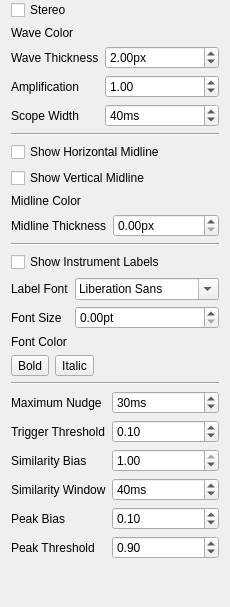
         <widget class="QWidget" name="scrollAreaWidgetContents_3">
          <property name="geometry">
           <rect>
            <x>0</x>
            <y>0</y>
            <width>230</width>
            <height>607</height>
           </rect>
          </property>
          <layout class="QVBoxLayout" name="verticalLayout_6">
           <property name="topMargin">
            <number>0</number>
           </property>
           <property name="bottomMargin">
            <number>6</number>
           </property>
           <item>
            <widget class="QWidget" name="widget" native="true">
             <layout class="QFormLayout" name="formLayout">
              <property name="leftMargin">
               <number>0</number>
              </property>
              <property name="topMargin">
               <number>0</number>
              </property>
              <property name="rightMargin">
               <number>0</number>
              </property>
              <property name="bottomMargin">
               <number>0</number>
              </property>
              <item row="0" column="0" colspan="2">
               <widget class="QCheckBox" name="chbStereo">
                <property name="text">
                 <string>Stereo</string>
                </property>
               </widget>
              </item>
              <item row="1" column="0">
               <widget class="QLabel" name="label_5">
                <property name="text">
                 <string>Wave Color</string>
                </property>
               </widget>
              </item>
              <item row="1" column="1">
               <widget class="controls::ColorPicker" name="cpWaveColor" native="true">
                <property name="focusPolicy">
                 <enum>Qt::FocusPolicy::TabFocus</enum>
                </property>
               </widget>
              </item>
              <item row="2" column="0">
               <widget class="QLabel" name="label_12">
                <property name="text">
                 <string>Wave Thickness</string>
                </property>
               </widget>
              </item>
              <item row="2" column="1">
               <widget class="QDoubleSpinBox" name="dsbWaveThickness">
                <property name="suffix">
                 <string>px</string>
                </property>
                <property name="minimum">
                 <double>0.500000000000000</double>
                </property>
                <property name="singleStep">
                 <double>0.100000000000000</double>
                </property>
                <property name="value">
                 <double>2.000000000000000</double>
                </property>
               </widget>
              </item>
              <item row="3" column="0">
               <widget class="QLabel" name="label_9">
                <property name="text">
                 <string>Amplification</string>
                </property>
               </widget>
              </item>
              <item row="3" column="1">
               <widget class="QDoubleSpinBox" name="dsbAmplification">
                <property name="minimum">
                 <double>0.100000000000000</double>
                </property>
                <property name="singleStep">
                 <double>0.100000000000000</double>
                </property>
                <property name="value">
                 <double>1.000000000000000</double>
                </property>
               </widget>
              </item>
              <item row="4" column="0">
               <widget class="QLabel" name="label_7">
                <property name="text">
                 <string>Scope Width</string>
                </property>
               </widget>
              </item>
              <item row="4" column="1">
               <widget class="QSpinBox" name="sbScopeWidth">
                <property name="suffix">
                 <string>ms</string>
                </property>
                <property name="minimum">
                 <number>1</number>
                </property>
                <property name="maximum">
                 <number>1000</number>
                </property>
                <property name="value">
                 <number>40</number>
                </property>
               </widget>
              </item>
             </layout>
            </widget>
           </item>
           <item>
            <widget class="Line" name="line">
             <property name="orientation">
              <enum>Qt::Orientation::Horizontal</enum>
             </property>
            </widget>
           </item>
           <item>
            <widget class="QWidget" name="widget" native="true">
             <layout class="QFormLayout" name="formLayout_3">
              <property name="leftMargin">
               <number>0</number>
              </property>
              <property name="topMargin">
               <number>0</number>
              </property>
              <property name="rightMargin">
               <number>0</number>
              </property>
              <property name="bottomMargin">
               <number>0</number>
              </property>
              <item row="0" column="0" colspan="2">
               <widget class="QCheckBox" name="chbHMidline">
                <property name="text">
                 <string>Show Horizontal Midline</string>
                </property>
               </widget>
              </item>
              <item row="1" column="0" colspan="2">
               <widget class="QCheckBox" name="chbVMidline">
                <property name="text">
                 <string>Show Vertical Midline</string>
                </property>
               </widget>
              </item>
              <item row="2" column="0">
               <widget class="QLabel" name="label_22">
                <property name="text">
                 <string>Midline Color</string>
                </property>
               </widget>
              </item>
              <item row="2" column="1">
               <widget class="controls::ColorPicker" name="cpMidlineColor" native="true">
                <property name="focusPolicy">
                 <enum>Qt::FocusPolicy::TabFocus</enum>
                </property>
               </widget>
              </item>
              <item row="3" column="0">
               <widget class="QLabel" name="label_23">
                <property name="text">
                 <string>Midline Thickness</string>
                </property>
               </widget>
              </item>
              <item row="3" column="1">
               <widget class="QDoubleSpinBox" name="dsbMidlineThickness">
                <property name="suffix">
                 <string>px</string>
                </property>
                <property name="singleStep">
                 <double>0.100000000000000</double>
                </property>
               </widget>
              </item>
             </layout>
            </widget>
           </item>
           <item>
            <widget class="Line" name="line_6">
             <property name="orientation">
              <enum>Qt::Orientation::Horizontal</enum>
             </property>
            </widget>
           </item>
           <item>
            <widget class="QWidget" name="widget" native="true">
             <layout class="QFormLayout" name="formLayout_4">
              <property name="leftMargin">
               <number>0</number>
              </property>
              <property name="topMargin">
               <number>0</number>
              </property>
              <property name="rightMargin">
               <number>0</number>
              </property>
              <property name="bottomMargin">
               <number>0</number>
              </property>
              <item row="1" column="0">
               <widget class="QLabel" name="label_10">
                <property name="text">
                 <string>Label Font</string>
                </property>
               </widget>
              </item>
              <item row="1" column="1">
               <widget class="QFontComboBox" name="fcbLabelFont">
                <property name="sizePolicy">
                 <sizepolicy hsizetype="Ignored" vsizetype="Fixed">
                  <horstretch>0</horstretch>
                  <verstretch>0</verstretch>
                 </sizepolicy>
                </property>
               </widget>
              </item>
              <item row="2" column="0">
               <widget class="QLabel" name="label_25">
                <property name="text">
                 <string>Font Size</string>
                </property>
               </widget>
              </item>
              <item row="2" column="1">
               <widget class="QDoubleSpinBox" name="dsbFontSize">
                <property name="suffix">
                 <string>pt</string>
                </property>
               </widget>
              </item>
              <item row="3" column="0">
               <widget class="QLabel" name="label_24">
                <property name="text">
                 <string>Font Color</string>
                </property>
               </widget>
              </item>
              <item row="3" column="1">
               <widget class="controls::ColorPicker" name="cpFontColor" native="true">
                <property name="focusPolicy">
                 <enum>Qt::FocusPolicy::TabFocus</enum>
                </property>
               </widget>
              </item>
              <item row="0" column="0" colspan="2">
               <widget class="QCheckBox" name="chbShowLabels">
                <property name="text">
                 <string>Show Instrument Labels</string>
                </property>
               </widget>
              </item>
              <item row="4" column="0" colspan="2">
               <widget class="QWidget" name="widget_4" native="true">
                <layout class="QHBoxLayout" name="horizontalLayout">
                 <property name="spacing">
                  <number>6</number>
                 </property>
                 <property name="leftMargin">
                  <number>0</number>
                 </property>
                 <property name="topMargin">
                  <number>0</number>
                 </property>
                 <property name="rightMargin">
                  <number>0</number>
                 </property>
                 <property name="bottomMargin">
                  <number>0</number>
                 </property>
                 <item alignment="Qt::AlignmentFlag::AlignLeft">
                  <widget class="QToolButton" name="tbLabelBold">
                   <property name="text">
                    <string>Bold</string>
                   </property>
                   <property name="icon">
                    <iconset theme="QIcon::ThemeIcon::FormatTextBold"/>
                   </property>
                   <property name="checkable">
                    <bool>true</bool>
                   </property>
                  </widget>
                 </item>
                 <item alignment="Qt::AlignmentFlag::AlignLeft">
                  <widget class="QToolButton" name="tbLabelItalic">
                   <property name="text">
                    <string>Italic</string>
                   </property>
                   <property name="icon">
                    <iconset theme="QIcon::ThemeIcon::FormatTextItalic"/>
                   </property>
                   <property name="checkable">
                    <bool>true</bool>
                   </property>
                  </widget>
                 </item>
                 <item>
                  <spacer name="horizontalSpacer">
                   <property name="orientation">
                    <enum>Qt::Orientation::Horizontal</enum>
                   </property>
                   <property name="sizeHint" stdset="0">
                    <size>
                     <width>40</width>
                     <height>20</height>
                    </size>
                   </property>
                  </spacer>
                 </item>
                </layout>
               </widget>
              </item>
             </layout>
            </widget>
           </item>
           <item>
            <widget class="Line" name="line_5">
             <property name="orientation">
              <enum>Qt::Orientation::Horizontal</enum>
             </property>
            </widget>
           </item>
           <item>
            <widget class="QWidget" name="widget" native="true">
             <layout class="QFormLayout" name="formLayout_5">
              <property name="leftMargin">
               <number>0</number>
              </property>
              <property name="topMargin">
               <number>0</number>
              </property>
              <property name="rightMargin">
               <number>0</number>
              </property>
              <property name="bottomMargin">
               <number>0</number>
              </property>
              <item row="0" column="0">
               <widget class="QLabel" name="label_8">
                <property name="statusTip">
                 <string>How far forward the scope can &quot;nudge&quot; waveforms so they line up from frame to frame.</string>
                </property>
                <property name="text">
                 <string>Maximum Nudge</string>
                </property>
               </widget>
              </item>
              <item row="0" column="1">
               <widget class="QSpinBox" name="sbMaxNudge">
                <property name="statusTip">
                 <string>How far forward the scope can &quot;nudge&quot; waveforms so they line up from frame to frame.</string>
                </property>
                <property name="suffix">
                 <string>ms</string>
                </property>
                <property name="minimum">
                 <number>0</number>
                </property>
                <property name="maximum">
                 <number>100</number>
                </property>
                <property name="value">
                 <number>30</number>
                </property>
               </widget>
              </item>
              <item row="1" column="0">
               <widget class="QLabel" name="label_11">
                <property name="statusTip">
                 <string>Minimum amplitude of a sample for it to trigger a rising edge.</string>
                </property>
                <property name="text">
                 <string>Trigger Threshold</string>
                </property>
               </widget>
              </item>
              <item row="1" column="1">
               <widget class="QDoubleSpinBox" name="dsbTriggerThreshold">
                <property name="statusTip">
                 <string>Minimum amplitude of a sample for it to trigger a rising edge.</string>
                </property>
                <property name="maximum">
                 <double>1.000000000000000</double>
                </property>
                <property name="singleStep">
                 <double>0.010000000000000</double>
                </property>
                <property name="value">
                 <double>0.100000000000000</double>
                </property>
               </widget>
              </item>
              <item row="2" column="0">
               <widget class="QLabel" name="label_21">
                <property name="text">
                 <string>Similarity Bias</string>
                </property>
               </widget>
              </item>
              <item row="2" column="1">
               <widget class="QDoubleSpinBox" name="dsbSimilarityBias">
                <property name="maximum">
                 <double>1.000000000000000</double>
                </property>
                <property name="singleStep">
                 <double>0.010000000000000</double>
                </property>
                <property name="value">
                 <double>1.000000000000000</double>
                </property>
               </widget>
              </item>
              <item row="3" column="0">
               <widget class="QLabel" name="label_15">
                <property name="text">
                 <string>Similarity Window</string>
                </property>
               </widget>
              </item>
              <item row="3" column="1">
               <widget class="QSpinBox" name="sbSimilarityWindow">
                <property name="suffix">
                 <string>ms</string>
                </property>
                <property name="maximum">
                 <number>1000</number>
                </property>
                <property name="value">
                 <number>40</number>
                </property>
               </widget>
              </item>
              <item row="4" column="0">
               <widget class="QLabel" name="label_18">
                <property name="text">
                 <string>Peak Bias</string>
                </property>
               </widget>
              </item>
              <item row="4" column="1">
               <widget class="QDoubleSpinBox" name="dsbPeakBias">
                <property name="maximum">
                 <double>1.000000000000000</double>
                </property>
                <property name="singleStep">
                 <double>0.010000000000000</double>
                </property>
                <property name="value">
                 <double>0.100000000000000</double>
                </property>
               </widget>
              </item>
              <item row="5" column="0">
               <widget class="QLabel" name="label_19">
                <property name="text">
                 <string>Peak Threshold</string>
                </property>
               </widget>
              </item>
              <item row="5" column="1">
               <widget class="QDoubleSpinBox" name="dsbPeakThreshold">
                <property name="maximum">
                 <double>1.000000000000000</double>
                </property>
                <property name="singleStep">
                 <double>0.010000000000000</double>
                </property>
                <property name="value">
                 <double>0.900000000000000</double>
                </property>
               </widget>
              </item>
             </layout>
            </widget>
           </item>
           <item>
            <spacer name="verticalSpacer">
             <property name="orientation">
              <enum>Qt::Orientation::Vertical</enum>
             </property>
             <property name="sizeHint" stdset="0">
              <size>
               <width>20</width>
               <height>40</height>
              </size>
             </property>
            </spacer>
           </item>
          </layout>
         </widget>
